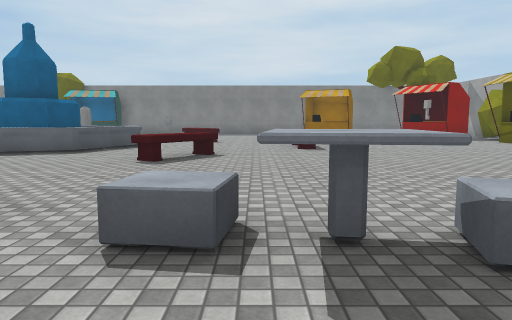
view 1 (above)

24 first-person views from a walk through a 3-D level made in the Unity game engine. The camera is 1.4 m above the floor, tilts 6° down and sees 70° across. The floor is counted in squares, 2 m on a side. Each view is taken from the middle of a square. On the plan, view 1 faces up. The plan holds only what a view shows up to about 11 squares ahead; the rest is blank. The place goes on beyond the plan. The player is left out. Surface patterns are stand-ins for the level's own textures.

view 2
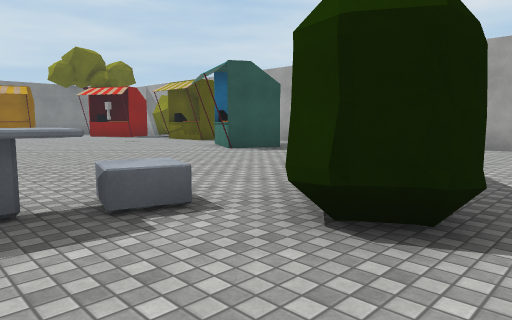

view 3
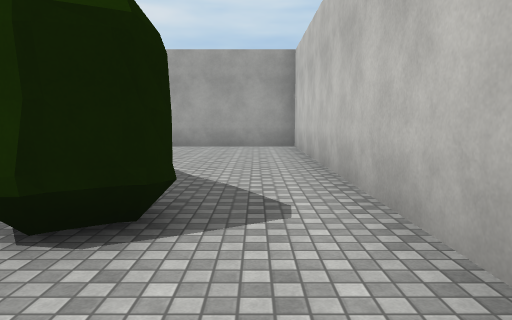

view 4
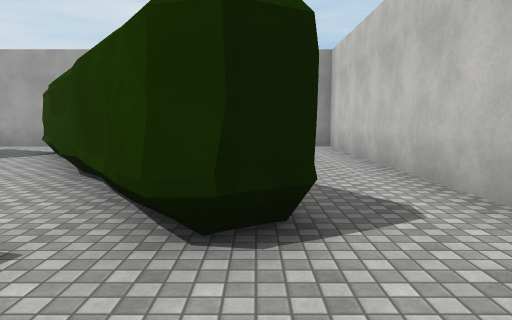

view 5
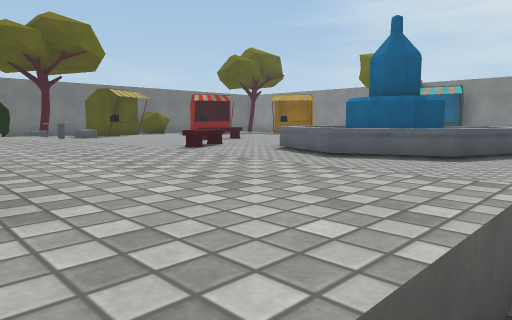

view 6
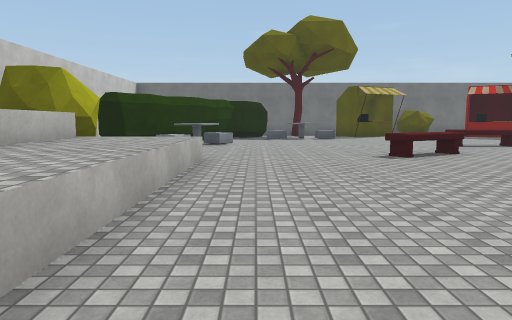

view 7
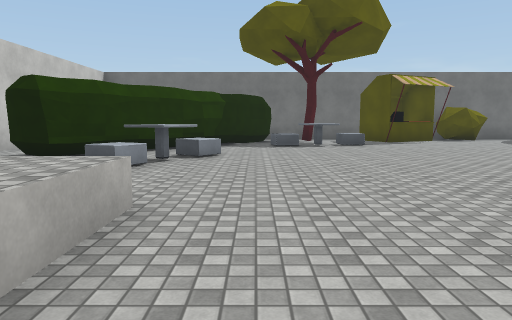

view 8
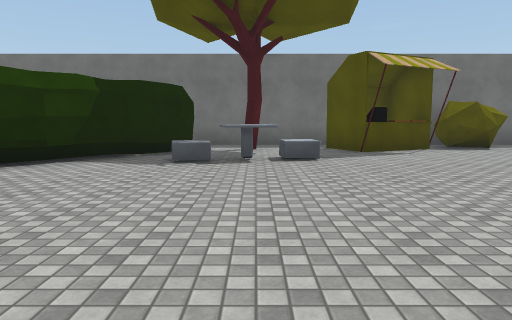

view 9
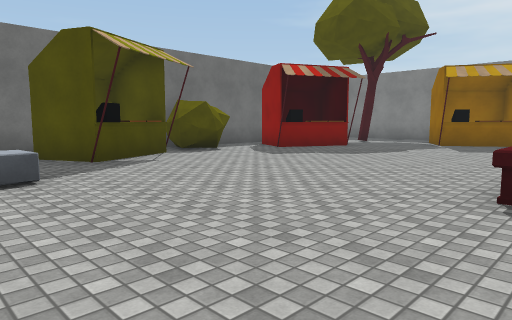

view 10
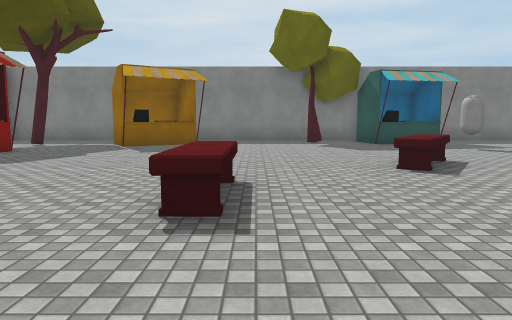

view 11
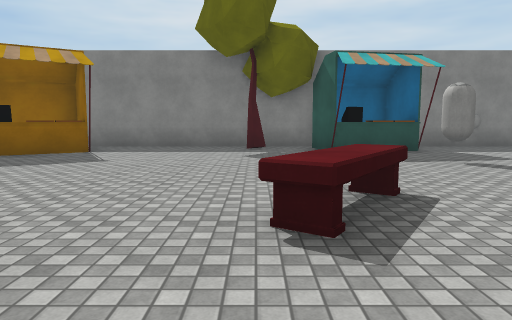

view 12
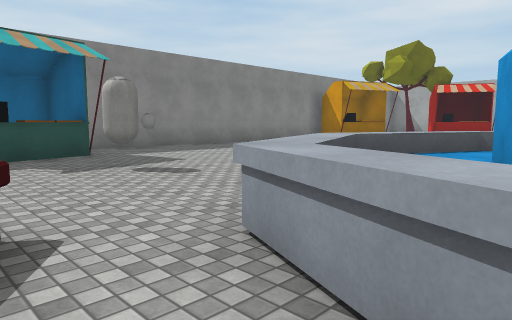

view 13
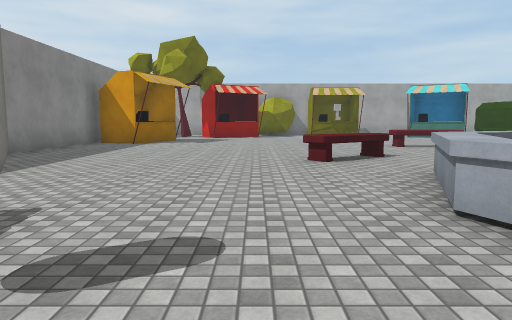

view 14
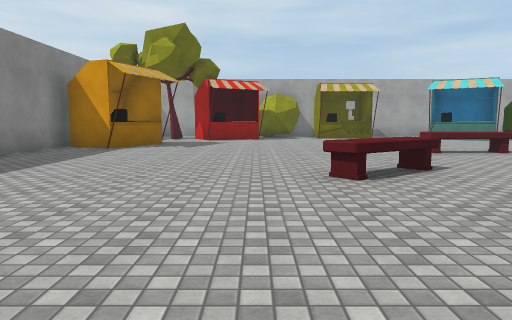

view 15
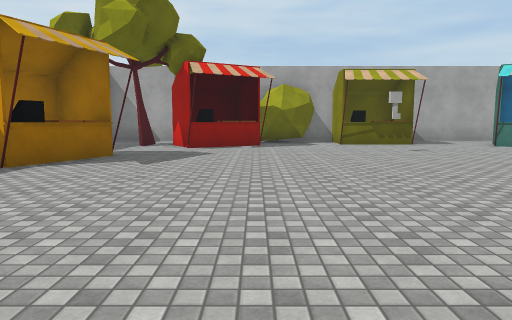

view 16
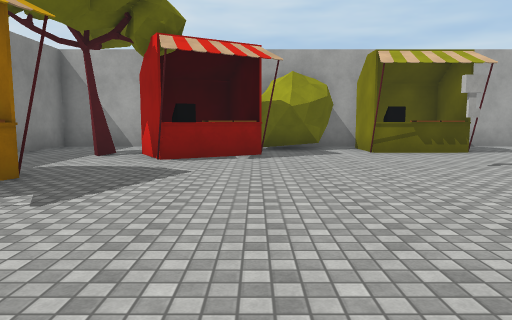

view 17
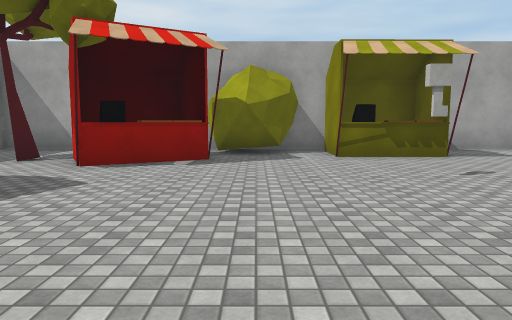

view 18
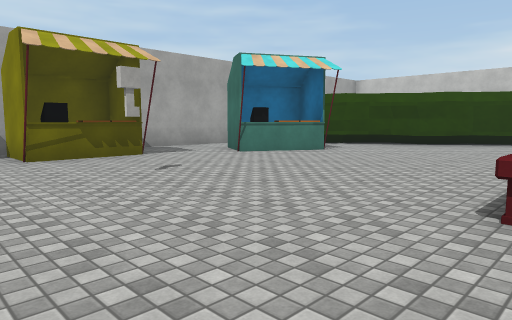

view 19
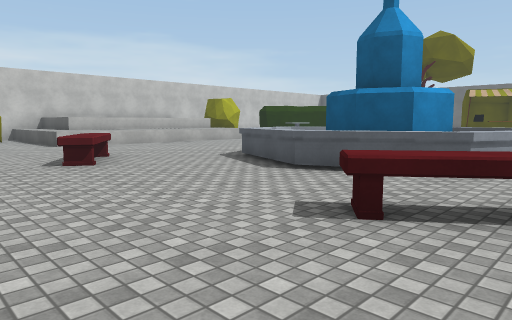

view 20
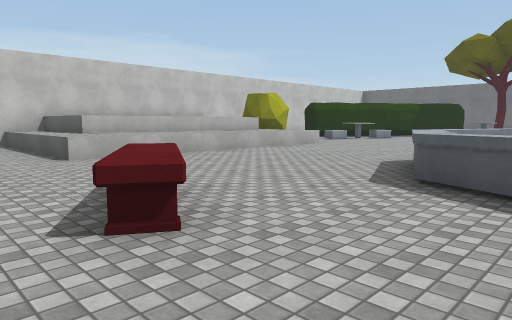

view 21
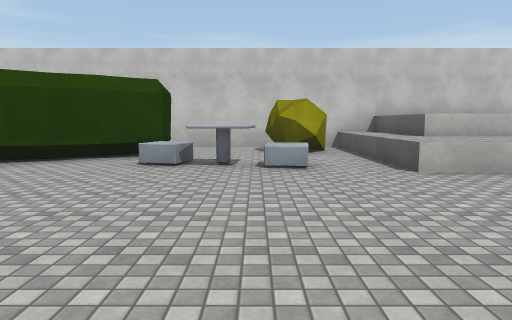

view 22
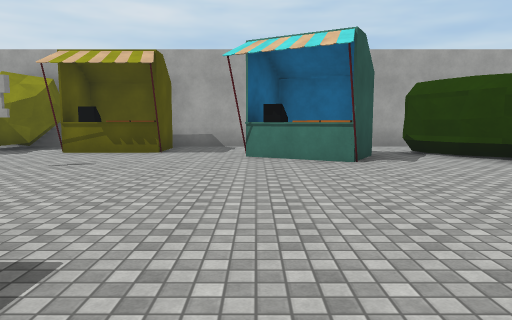

view 23
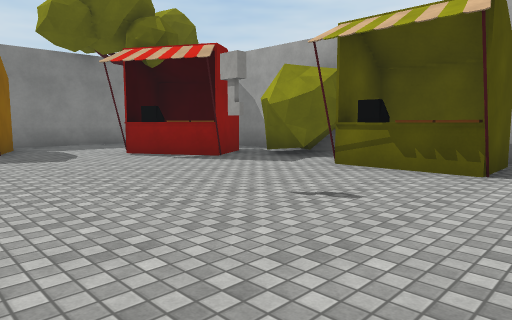

view 24
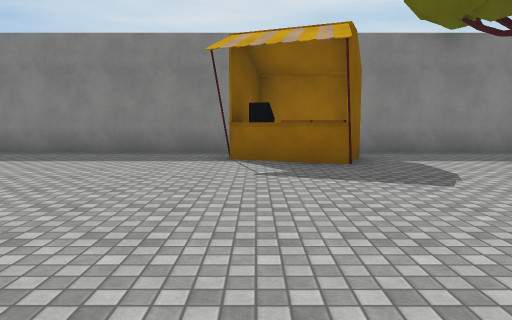

### Floor plan
Key: @ floor where view 1 was taken; # wall or solid block; x gap in a wall; . floor; ^ raised ledge; B bench; T tree; C white capsule; A ball.
Columns run from 22 left of view 1 to 11 right of it. Each row starts with its distance up from view 1.
 21       ########  ########## #######
 20        ......##..A.......# ......#
 19       ##...T.#^..........###.....#
 18   .T.#^^.................#^...T..#
 17   ...........................##  #
 16    ...........C..............^^#.#
 15    ^......................... ####
 14 #x#.........B.......B..........##
 13 #...........B.^^^^..B...........#
 12 ##.........BB^^^^^^............##
 11 ##.......B...^  #^^....B.......^
 10 ##^......B..   ##^^....B.......#.#
  9 # ^...........^^^^^..............#
  8 #.#........B..^^^^...B.......##..#
  7 #...^......BB.......BB.......^#..#
  6 #.T.^........................#...#
  5 #...^^...........................#
  4 # ##.........................##..#
  3    ##..^^...^^^^^^^^........##
  2     ### ^^. ^^^^^^^^.^^^^.###
  1       ##    ^^^^^^^^.....##  ....#
  0            ##      ^.#@.##.......#
 -1                    ^.#...........#
 -2                    ###############

Positions as (right, up) in squares from view 1, and headings:
1: (0, 0), facing up
2: (0, -1), facing up-right
3: (0, -1), facing right
4: (0, 0), facing right
5: (-2, 1), facing up-left
6: (-3, 4), facing left
7: (-7, 4), facing left
8: (-11, 6), facing left
9: (-13, 6), facing up-left
10: (-13, 7), facing up
11: (-11, 10), facing up
12: (-10, 11), facing up-right
13: (-9, 15), facing right
14: (-7, 15), facing right
15: (-3, 15), facing right
16: (0, 15), facing right
17: (1, 14), facing right
18: (1, 14), facing down-right
19: (1, 14), facing down-left
20: (0, 10), facing down-left
21: (0, 8), facing down
22: (0, 8), facing right
23: (3, 9), facing up-right
24: (3, 12), facing up
